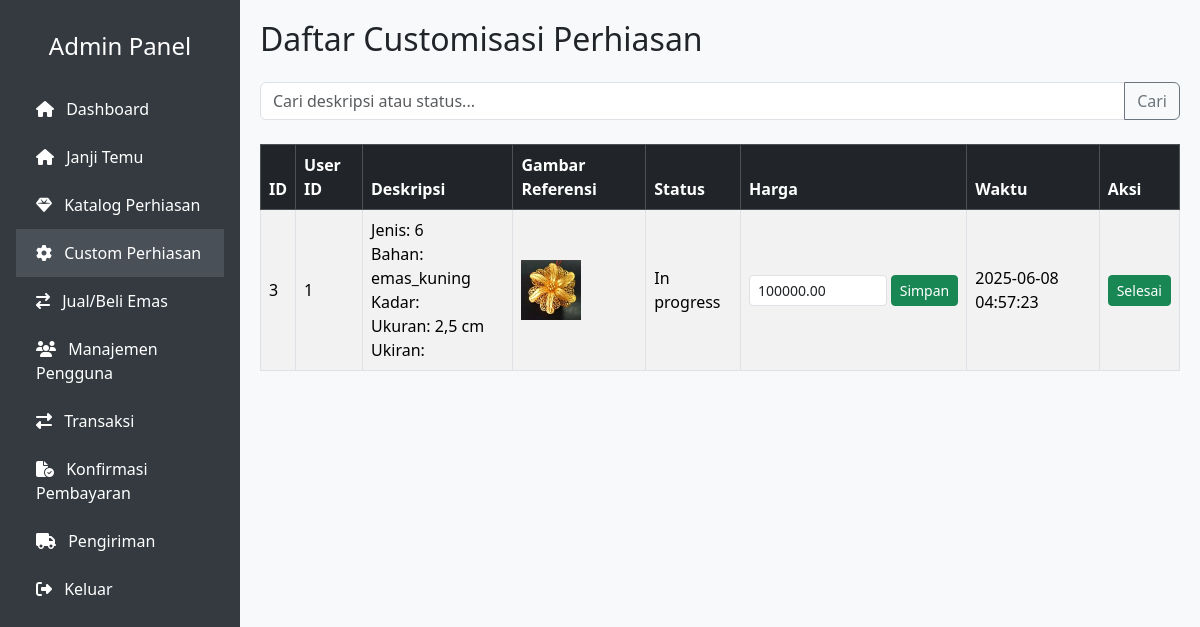
/admin/custom.php, run on an earlier commit of the app's database.
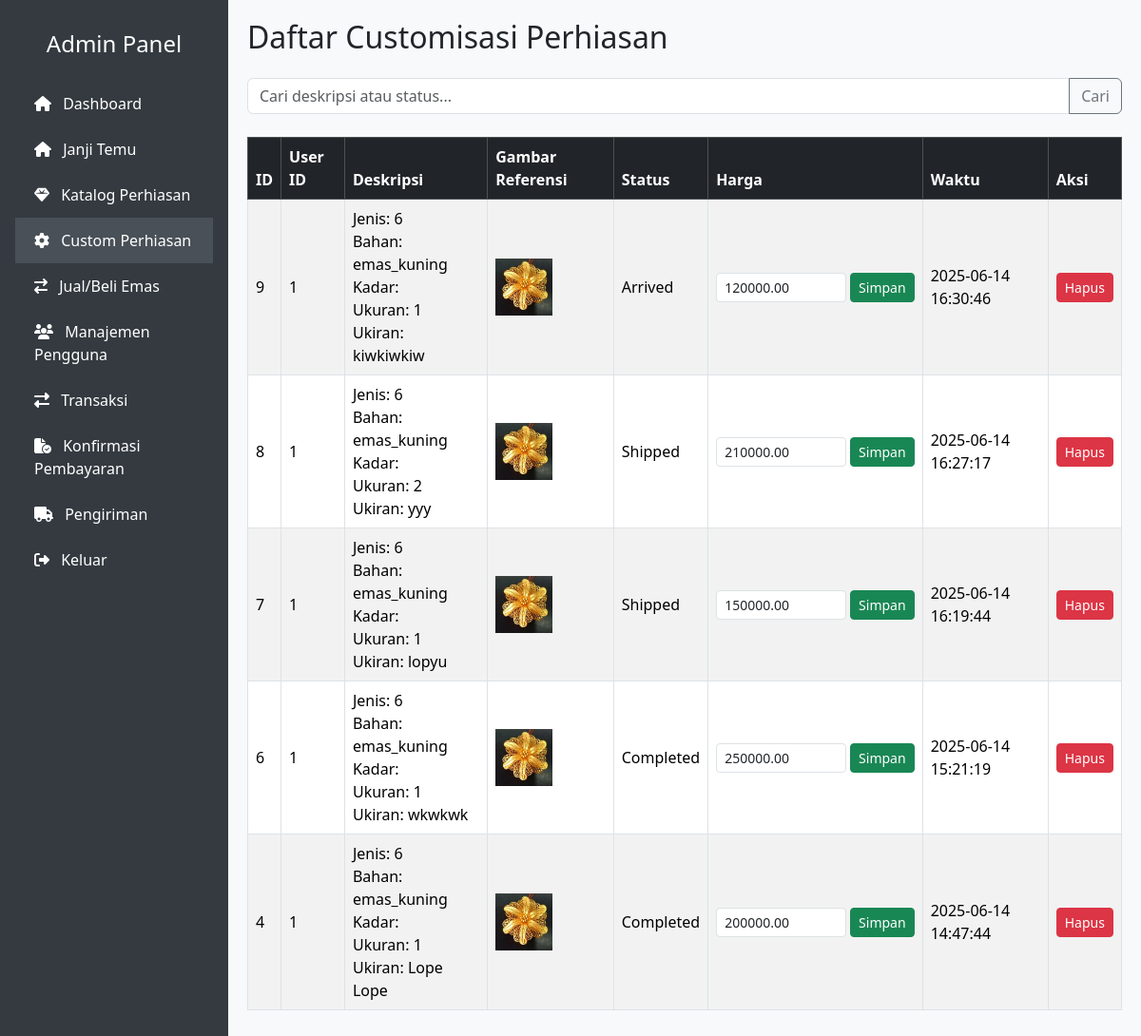
And on a later commit of the database.
### tables this page shows
CREATE TABLE `custom_orders` (
  `id` int(11) NOT NULL,
  `user_id` int(11) DEFAULT NULL,
  `description` text DEFAULT NULL,
  `reference_image` varchar(255) DEFAULT NULL,
  `status` enum('submitted','in_progress','completed','shipped','arrived','cancelled') DEFAULT 'submitted',
  `estimated_price` decimal(15,2) DEFAULT NULL,
  `payment_proof` varchar(255) DEFAULT NULL,
  `created_at` timestamp NOT NULL DEFAULT current_timestamp(),
  `payment_status` enum('paid','cancelled') DEFAULT NULL,
  `completed_at` datetime DEFAULT NULL,
  `shipped_at` datetime DEFAULT NULL,
  `received_at` datetime DEFAULT NULL
);

### classes/CustomerOrder.php (called while the page is built, shortened)
<?php
class CustomerOrder
{
    private $pdo;
    public function __construct($pdo)
    {
        $this->pdo = $pdo;
    }
    public function getAll($keyword = '', $limit = 5, $offset = 0)
    {
        $sql = "SELECT * FROM custom_orders";
        $sql .= " ORDER BY created_at DESC LIMIT :limit OFFSET :offset";
        $stmt = $this->pdo->prepare($sql);
        $stmt->bindValue(':limit', (int)$limit, PDO::PARAM_INT);
        $stmt->bindValue(':offset', (int)$offset, PDO::PARAM_INT);
        $stmt->execute();
        return $stmt->fetchAll(PDO::FETCH_ASSOC);
    }
    public function countAll($keyword = '')
    {
        if (!empty($keyword)) {
            $stmt = $this->pdo->prepare("SELECT COUNT(*) FROM custom_orders WHERE description LIKE :keyword OR status LIKE :keyword");
            $stmt->execute([':keyword' => '%' . $keyword . '%']);
        } else {
            $stmt = $this->pdo->query("SELECT COUNT(*) FROM custom_orders");
        }
        return (int) $stmt->fetchColumn();
    }
}

### admin/custom.php (the view, shortened to what this page needs)
<?php
include 'includes/header.php';
include 'includes/sidebar.php';
require_once __DIR__ . '/../config/database.php';
require_once __DIR__ . '/../classes/CustomerOrder.php';
$customOrder = new CustomerOrder($pdo);
$keyword = isset($_GET['search']) ? trim($_GET['search']) : '';
$limit = 5;
$page = isset($_GET['page']) && is_numeric($_GET['page']) ? (int) $_GET['page'] : 1;
$offset = ($page - 1) * $limit;
$total_records = $customOrder->countAll($keyword);
$orders = $customOrder->getAll($keyword, $limit, $offset);
$orders = $customOrder->getAll($keyword, $limit, $offset);
?>
<div class="content">
    <div class="d-flex justify-content-between align-items-center mb-3">
        <h2>Daftar Customisasi Perhiasan</h2>
    </div>
    <form class="input-group mb-4" method="get" action="custom.php">
        <input type="text" name="search" class="form-control" placeholder="Cari deskripsi atau status..." value="<?= htmlspecialchars($keyword) ?>">
        <button class="btn btn-outline-secondary" type="submit">Cari</button>
    </form>
    <?php if (!empty($orders)): ?>
        <div class="table-responsive">
            <table class="table table-bordered table-striped align-middle">
                <thead class="table-dark">
                    <tr>
                        <th>ID</th>
                        <th>User ID</th>
                        <th>Deskripsi</th>
                        <th>Gambar Referensi</th>
                        <th>Status</th>
                        <th>Harga</th>
                        <th>Waktu</th>
                        <th>Aksi</th>
                    </tr>
                </thead>
                <tbody>
                    <?php foreach ($orders as $row): ?>
                        <tr>
                            <td><?= $row['id'] ?></td>
                            <td><?= $row['user_id'] ?></td>
                            <td><?= nl2br(htmlspecialchars($row['description'])) ?></td>
                            <td>
                                <?php if (!empty($row['reference_image'])): ?>
                                    <img src="../uploads/<?= htmlspecialchars($row['reference_image']) ?>" alt="gambar" style="width: 60px; height: 60px; object-fit:cover;">
                                <?php else: ?>
                                    Tidak ada
                                <?php endif; ?>
                            </td>
                            <td><?= ucfirst(str_replace('_', ' ', $row['status'])) ?></td>
                            <td>
                                <form method="POST" class="d-flex" style="gap: 4px;">
                                    <input type="text" name="harga" value="<?= $row['estimated_price'] ?>" class="form-control form-control-sm" placeholder="Harga" min="0">
                                    <button type="submit" name="update_harga" class="btn btn-sm btn-success">Simpan</button>
                                </form>
                            </td>
                            <td><?= $row['created_at'] ?></td>
                            <td>
                                <?php if ($row['status'] === 'in_progress'): ?>
                                    <form method="POST">
                                        <button type="submit" name="action" value="selesaikan" class="btn btn-sm btn-success">Selesai</button>
                                    </form>
                                <?php else: ?>
                                    <a href="custom.php?delete=<?= $row['id'] ?>" class="btn btn-sm btn-danger" onclick="return confirm('Yakin ingin menghapus custom order ini?')">Hapus</a>
                                <?php endif; ?>
                            </td>
                        </tr>
                    <?php endforeach; ?>
                </tbody>
            </table>
        </div>
    <?php else: ?>
        <p class="text-muted">Tidak ada data ditemukan.</p>
    <?php endif; ?>
</div>
</body>
</html>

### admin/includes/header.php (shortened to what this page needs)
<!DOCTYPE html>
<html lang="id">
<head>
    <link href="https://cdn.jsdelivr.net/npm/bootstrap@5.3.3/dist/css/bootstrap.min.css" rel="stylesheet">
    <link rel="stylesheet" href="https://cdnjs.cloudflare.com/ajax/libs/font-awesome/6.5.0/css/all.min.css">
</head>
<body>

### admin/includes/sidebar.php (shortened to what this page needs)
<div class="sidebar d-flex flex-column p-3">
    <h4 class="text-center mt-3 mb-4">Admin Panel</h4>
    <a href="dashboard.php" class="<?= basename($_SERVER['PHP_SELF']) == 'dashboard.php' ? 'active' : '' ?>"><i class="fas fa-home me-2"></i> Dashboard</a>
    <a href="booking.php" class="<?= basename($_SERVER['PHP_SELF']) == 'booking.php' ? 'active' : '' ?>"><i class="fas fa-home me-2"></i> Janji Temu</a>
    <a href="katalog.php" class="<?= basename($_SERVER['PHP_SELF']) == 'katalog.php' ? 'active' : '' ?>"><i class="fas fa-gem me-2"></i> Katalog Perhiasan</a>
    <a href="custom.php" class="<?= basename($_SERVER['PHP_SELF']) == 'custom.php' ? 'active' : '' ?>"><i class="fas fa-gear me-2"></i> Custom Perhiasan</a>
    <a href="trade.php" class="<?= basename($_SERVER['PHP_SELF']) == 'trade.php' ? 'active' : '' ?>"><i class="fas fa-exchange me-2"></i> Jual/Beli Emas</a>
    <a href="users.php" class="<?= basename($_SERVER['PHP_SELF']) == 'users.php' ? 'active' : '' ?>"><i class="fas fa-users me-2"></i> Manajemen Pengguna</a>
    <a href="transactions.php" class="<?= basename($_SERVER['PHP_SELF']) == 'transactions.php' ? 'active' : '' ?>"><i class="fas fa-exchange-alt me-2"></i> Transaksi</a>
    <a href="konfirmasi_pembayaran.php" class="<?= basename($_SERVER['PHP_SELF']) == 'konfirmasi_pembayaran.php' ? 'active' : '' ?>"><i class="fa-solid fa-file-circle-check me-2"></i> Konfirmasi Pembayaran</a>
    <a href="pengiriman.php" class="<?= basename($_SERVER['PHP_SELF']) == 'pengiriman.php' ? 'active' : '' ?>"><i class="fa-solid fa-truck me-2"></i> Pengiriman</a>
    <a href="logout.php" onclick="confirmLogout(event)"> <i class=" fas fa-sign-out-alt me-2"></i> Keluar</a>
</div>

### admin/includes/header.php (style rules this page uses)
body { min-height: 100vh; margin: 0; display: flex; overflow: hidden; }
.sidebar { width: 240px; background-color: #343a40; color: white; flex-shrink: 0; height: 100vh; position: sticky; top: 0; overflow-y: auto; }
.sidebar a { color: white; padding: 12px 20px; display: block; text-decoration: none; }
.sidebar a:hover, .sidebar a.active { background-color: #495057; }
.content { flex-grow: 1; padding: 20px; background-color: #f8f9fa; overflow-y: auto; height: 100vh; }

What changed in the data, as far as the page shows it:
removed custom_orders: id "3", user "1", description "Jenis: 6 Bahan: emas_kuning Kadar: Ukuran: 2,5 cm Ukiran:", reference_image (picture), status "In progress", harga "100000.00", created_at "2025-06-08 04:57:23"
added custom_orders: id "9", user "1", description "Jenis: 6 Bahan: emas_kuning Kadar: Ukuran: 1 Ukiran: kiwkiwkiw", reference_image (picture), status "Arrived", harga "120000.00", created_at "2025-06-14 16:30:46"
added custom_orders: id "8", user "1", description "Jenis: 6 Bahan: emas_kuning Kadar: Ukuran: 2 Ukiran: yyy", reference_image (picture), status "Shipped", harga "210000.00", created_at "2025-06-14 16:27:17"
added custom_orders: id "7", user "1", description "Jenis: 6 Bahan: emas_kuning Kadar: Ukuran: 1 Ukiran: lopyu", reference_image (picture), status "Shipped", harga "150000.00", created_at "2025-06-14 16:19:44"
added custom_orders: id "6", user "1", description "Jenis: 6 Bahan: emas_kuning Kadar: Ukuran: 1 Ukiran: wkwkwk", reference_image (picture), status "Completed", harga "250000.00", created_at "2025-06-14 15:21:19"
added custom_orders: id "4", user "1", description "Jenis: 6 Bahan: emas_kuning Kadar: Ukuran: 1 Ukiran: Lope Lope", reference_image (picture), status "Completed", harga "200000.00", created_at "2025-06-14 14:47:44"
